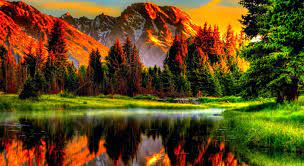
#> input picture Task_2_Color_Detection/test1.jfif, 304 x 166 px
$ jupyter execute --allow-errors ColorDetection.ipynb   (shell and % lines are left out)
#> lines starting #> are read from the running program, lines starting #| are printed output that depends on the picture
## TASK 2 : COLOR IDENTIFICATION
### Submitted By Daniya

#### Description:
        perfomed K means Algorithm to get clusters of colors in a given image

[cell 1]
# Importing Libraries
from sklearn.cluster import KMeans
import matplotlib.pyplot as plt
import numpy as np
import cv2
from collections import Counter

# Color Identification

#### RGB to Hex Conversion

to convert Rgb color to hex code

[cell 2]
def RGB2HEX(color):
    return "#{:02x}{:02x}{:02x}".format(int(color[0]), int(color[1]), int(color[2]))

#### Load an Image

[cell 3]
def get_image(image_path):
#> called with image_path = 'test1.jfif'
    image = cv2.imread(image_path)
#> image is the input picture: shape (166, 304, 3); mean B, G, R 26.8, 74.1, 96.9
    image = cv2.cvtColor(image, cv2.COLOR_BGR2RGB)
    return image

### Applying K means to get the colors

[cell 4]
def get_colors(image, number_of_colors, show_chart):
    #image resizing to help training of k means
#> called with number_of_colors = 8, show_chart = True
    modified_image = cv2.resize(image, (600, 400), interpolation = cv2.INTER_AREA)
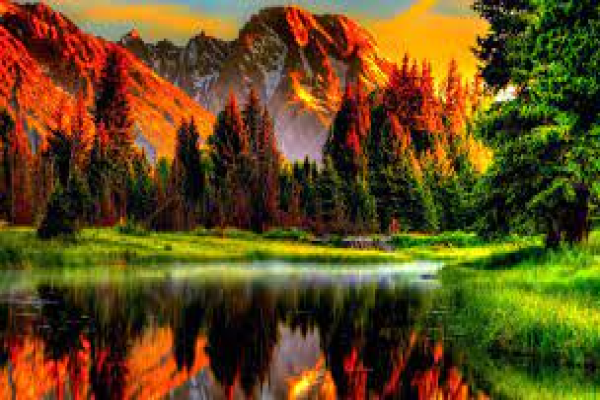
#> modified_image: shape (400, 600, 3); mean R, G, B 96.8, 74, 26.8
    modified_image = modified_image.reshape(modified_image.shape[0]*modified_image.shape[1], 3)
    #Model
    clf = KMeans(n_clusters = number_of_colors)
    labels = clf.fit_predict(modified_image)

    counts = Counter(labels)
#> counts = {4: 21322, 1: 18154, 2: 15412, 3: 35530, 7: 56247, 0: 57065, 5: 16736, 6: 19534}

    center_colors = clf.cluster_centers_
    # We get ordered colors by iterating through the keys
    ordered_colors = [center_colors[i]/255 for i in counts.keys()]
#> ordered_colors = [[0.857, 0.318, 0.0834], [0.621, 0.604, 0.483], [0.921, 0.683, 0.116], [0.338, 0.388, 0.132], [0.218, 0.178, 0.0652], [0.0644, 0.061, 0.0314], [0.53, 0.647, 0.0807], [0.537, 0.167, 0.0676]]
    hex_colors = [RGB2HEX(ordered_colors[i]*255) for i in counts.keys()]
#> hex_colors = ['#372d10', '#9e9a7b', '#eaae1d', '#566321', '#882a11', '#da5115', '#100f07', '#87a514']
    rgb_colors = [ordered_colors[i]*255 for i in counts.keys()]
#> rgb_colors = [[55.62, 45.32, 16.62], [158.5, 154.1, 123.3], [234.7, 174.2, 29.48], [86.25, 99.04, 33.79], [136.8, 42.67, 17.23], [218.6, 81.01, 21.27], [16.43, 15.57, 8], [135.2, 165, 20.58]]

    if (show_chart):
        #save the file
        fig = plt.pie(counts.values(), labels = hex_colors, colors = ordered_colors)
        plt.savefig("chart.png")
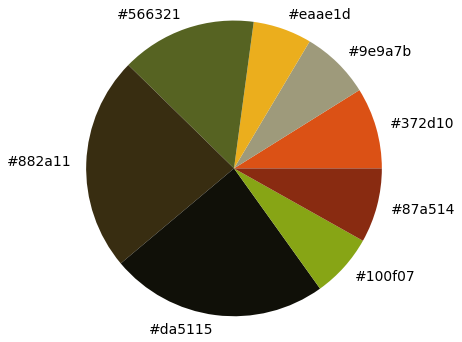
#> figure drawn by matplotlib, 1 panel
        plt.close()

        #plotting
        f, axarr = plt.subplots(1,2,figsize=(16,16))
        axarr[0].imshow(image)
        chart =get_image("chart.png")
        axarr[1].imshow(chart)

    return rgb_colors
